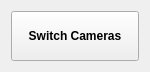
<?xml version="1.0" encoding="UTF-8"?>
<ui version="4.0">
 <class>Form</class>
 <widget class="QWidget" name="Form">
  <property name="geometry">
   <rect>
    <x>0</x>
    <y>0</y>
    <width>150</width>
    <height>60</height>
   </rect>
  </property>
  <property name="windowTitle">
   <string>Form</string>
  </property>
  <layout class="QGridLayout" name="gridLayout">
   <item row="0" column="0">
    <widget class="QPushButton" name="pushButton">
     <property name="minimumSize">
      <size>
       <width>0</width>
       <height>50</height>
      </size>
     </property>
     <property name="font">
      <font>
       <family>Ubuntu</family>
       <bold>true</bold>
      </font>
     </property>
     <property name="text">
      <string>Switch Cameras</string>
     </property>
    </widget>
   </item>
  </layout>
 </widget>
 <resources/>
 <connections/>
</ui>
